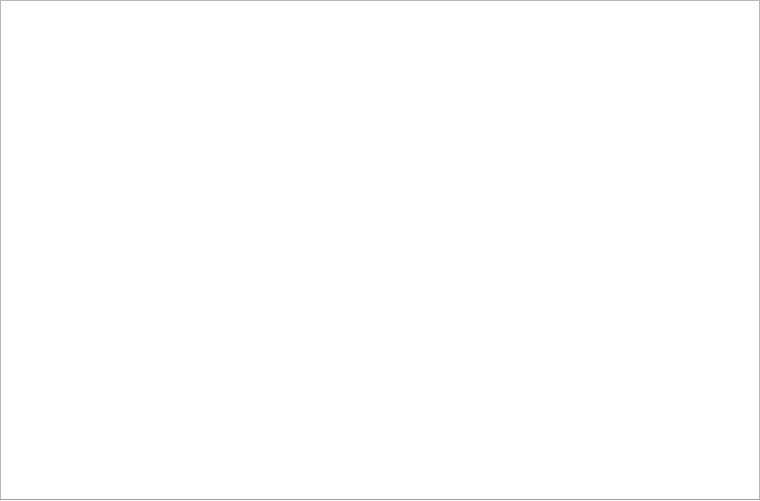
<?xml version="1.0" encoding="UTF-8"?>
<ui version="4.0">
 <class>Dialog</class>
 <widget class="QDialog" name="Dialog">
  <property name="geometry">
   <rect>
    <x>0</x>
    <y>0</y>
    <width>760</width>
    <height>501</height>
   </rect>
  </property>
  <property name="windowTitle">
   <string>Dialog</string>
  </property>
  <property name="windowIcon">
   <iconset>
    <normaloff>Images/AutPlusLogo.png</normaloff>Images/AutPlusLogo.png</iconset>
  </property>
  <widget class="QTextBrowser" name="textBrowser">
   <property name="geometry">
    <rect>
     <x>0</x>
     <y>0</y>
     <width>760</width>
     <height>500</height>
    </rect>
   </property>
   <property name="styleSheet">
    <string notr="true"/>
   </property>
  </widget>
  <widget class="Line" name="line">
   <property name="geometry">
    <rect>
     <x>0</x>
     <y>490</y>
     <width>760</width>
     <height>20</height>
    </rect>
   </property>
   <property name="orientation">
    <enum>Qt::Horizontal</enum>
   </property>
  </widget>
 </widget>
 <resources/>
 <connections/>
</ui>
